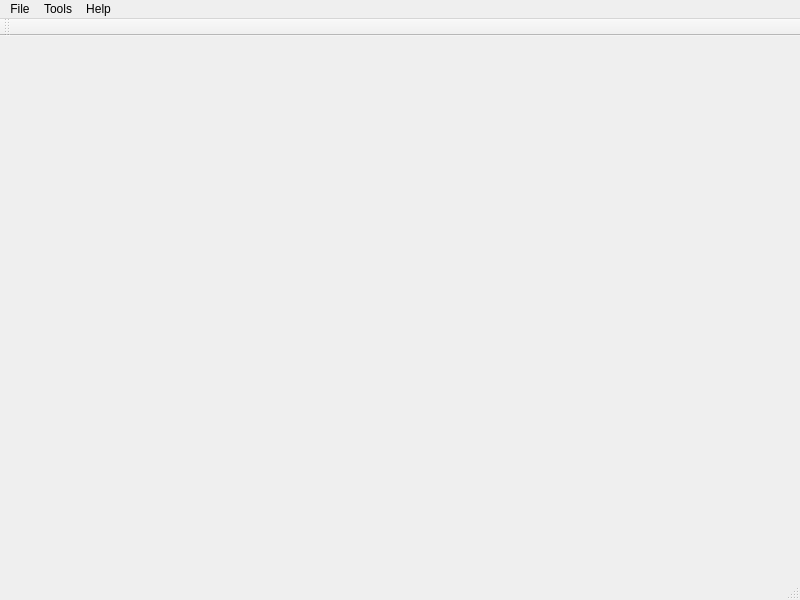
<?xml version="1.0" encoding="UTF-8"?>
<ui version="4.0">
 <class>CM_MainWindow</class>
 <widget class="QMainWindow" name="CM_MainWindow">
  <property name="geometry">
   <rect>
    <x>0</x>
    <y>0</y>
    <width>800</width>
    <height>600</height>
   </rect>
  </property>
  <property name="windowTitle">
   <string>Doubly Linked List GUI</string>
  </property>
  <widget class="QWidget" name="centralWidget">
   <layout class="QVBoxLayout" name="verticalLayout">
    <item>
     <widget class="CM_GraphicsView" name="widget_gv" native="true"/>
    </item>
   </layout>
  </widget>
  <widget class="QMenuBar" name="menuBar">
   <property name="geometry">
    <rect>
     <x>0</x>
     <y>0</y>
     <width>800</width>
     <height>20</height>
    </rect>
   </property>
   <widget class="QMenu" name="menuFile">
    <property name="title">
     <string>File</string>
    </property>
    <addaction name="actionExit"/>
   </widget>
   <widget class="QMenu" name="menuTools">
    <property name="title">
     <string>Tools</string>
    </property>
    <addaction name="actionFind_First_Of"/>
    <addaction name="actionFind_Last_Of"/>
    <addaction name="actionConstruct_Random_String"/>
    <addaction name="actionClear_List"/>
   </widget>
   <widget class="QMenu" name="menuHelp">
    <property name="title">
     <string>Help</string>
    </property>
    <addaction name="actionHow_to_use_this_GUI"/>
   </widget>
   <addaction name="menuFile"/>
   <addaction name="menuTools"/>
   <addaction name="menuHelp"/>
  </widget>
  <widget class="QToolBar" name="mainToolBar">
   <attribute name="toolBarArea">
    <enum>TopToolBarArea</enum>
   </attribute>
   <attribute name="toolBarBreak">
    <bool>false</bool>
   </attribute>
  </widget>
  <widget class="QStatusBar" name="statusBar"/>
  <action name="actionExit">
   <property name="text">
    <string>Exit</string>
   </property>
  </action>
  <action name="actionFind_First_Of">
   <property name="text">
    <string>Find First Of</string>
   </property>
  </action>
  <action name="actionClear_List">
   <property name="text">
    <string>Clear List</string>
   </property>
  </action>
  <action name="actionFind_Last_Of">
   <property name="text">
    <string>Find Last Of</string>
   </property>
  </action>
  <action name="actionConstruct_Random_String">
   <property name="text">
    <string>Construct Random String</string>
   </property>
  </action>
  <action name="actionHow_to_use_this_GUI">
   <property name="text">
    <string>How to use this GUI</string>
   </property>
  </action>
 </widget>
 <layoutdefault spacing="6" margin="11"/>
 <customwidgets>
  <customwidget>
   <class>CM_GraphicsView</class>
   <extends>QWidget</extends>
   <header>CM_GraphicsView.h</header>
   <container>1</container>
  </customwidget>
 </customwidgets>
 <resources/>
 <connections/>
</ui>
